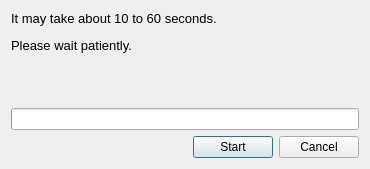
<?xml version="1.0" encoding="UTF-8"?>
<ui version="4.0">
 <class>Dialog</class>
 <widget class="QDialog" name="Dialog">
  <property name="geometry">
   <rect>
    <x>0</x>
    <y>0</y>
    <width>370</width>
    <height>169</height>
   </rect>
  </property>
  <property name="minimumSize">
   <size>
    <width>370</width>
    <height>169</height>
   </size>
  </property>
  <property name="maximumSize">
   <size>
    <width>370</width>
    <height>169</height>
   </size>
  </property>
  <property name="windowTitle">
   <string>Dimensional Synthesis</string>
  </property>
  <property name="windowIcon">
   <iconset resource="../../icons.qrc">
    <normaloff>:/icons/bezier.png</normaloff>:/icons/bezier.png</iconset>
  </property>
  <property name="sizeGripEnabled">
   <bool>false</bool>
  </property>
  <property name="modal">
   <bool>true</bool>
  </property>
  <layout class="QVBoxLayout" name="verticalLayout">
   <item>
    <widget class="QLabel" name="label">
     <property name="text">
      <string>&lt;html&gt;&lt;head/&gt;&lt;body&gt;&lt;p&gt;&lt;span style=&quot; font-size:10pt;&quot;&gt;It may take about 10 to 60 seconds.&lt;/span&gt;&lt;/p&gt;&lt;p&gt;&lt;span style=&quot; font-size:10pt;&quot;&gt;Please wait patiently.&lt;/span&gt;&lt;/p&gt;&lt;/body&gt;&lt;/html&gt;</string>
     </property>
     <property name="wordWrap">
      <bool>true</bool>
     </property>
    </widget>
   </item>
   <item>
    <spacer name="verticalSpacer">
     <property name="orientation">
      <enum>Qt::Vertical</enum>
     </property>
     <property name="sizeHint" stdset="0">
      <size>
       <width>20</width>
       <height>40</height>
      </size>
     </property>
    </spacer>
   </item>
   <item>
    <widget class="QProgressBar" name="progressBar">
     <property name="value">
      <number>0</number>
     </property>
     <property name="textVisible">
      <bool>false</bool>
     </property>
    </widget>
   </item>
   <item>
    <layout class="QHBoxLayout" name="horizontalLayout">
     <property name="spacing">
      <number>6</number>
     </property>
     <item>
      <spacer name="horizontalSpacer">
       <property name="orientation">
        <enum>Qt::Horizontal</enum>
       </property>
       <property name="sizeHint" stdset="0">
        <size>
         <width>40</width>
         <height>20</height>
        </size>
       </property>
      </spacer>
     </item>
     <item>
      <widget class="QPushButton" name="Start">
       <property name="text">
        <string>Start</string>
       </property>
      </widget>
     </item>
     <item>
      <widget class="QDialogButtonBox" name="buttonBox">
       <property name="sizePolicy">
        <sizepolicy hsizetype="Fixed" vsizetype="Fixed">
         <horstretch>0</horstretch>
         <verstretch>0</verstretch>
        </sizepolicy>
       </property>
       <property name="standardButtons">
        <set>QDialogButtonBox::Cancel</set>
       </property>
      </widget>
     </item>
    </layout>
   </item>
  </layout>
 </widget>
 <resources>
  <include location="../../icons.qrc"/>
 </resources>
 <connections>
  <connection>
   <sender>buttonBox</sender>
   <signal>rejected()</signal>
   <receiver>Dialog</receiver>
   <slot>reject()</slot>
   <hints>
    <hint type="sourcelabel">
     <x>266</x>
     <y>213</y>
    </hint>
    <hint type="destinationlabel">
     <x>199</x>
     <y>149</y>
    </hint>
   </hints>
  </connection>
 </connections>
</ui>
